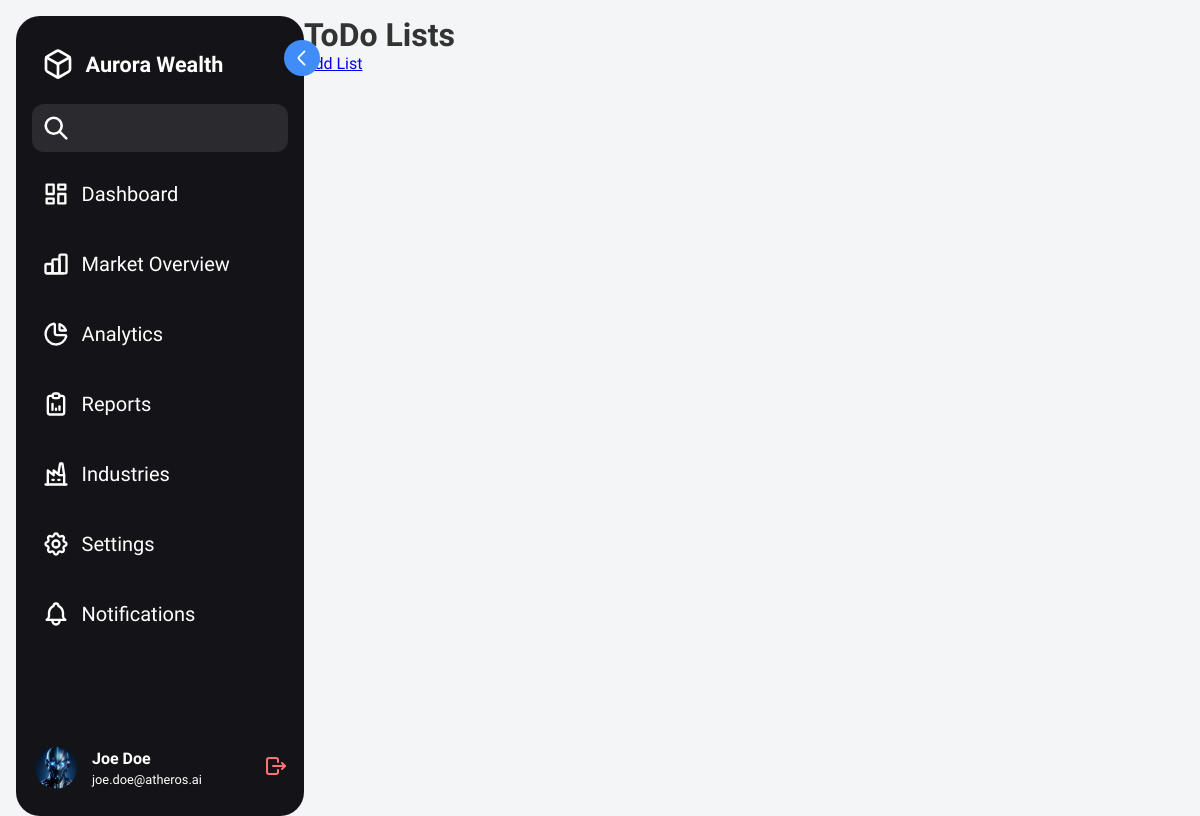
The page /todo/ on the database as committed earlier.
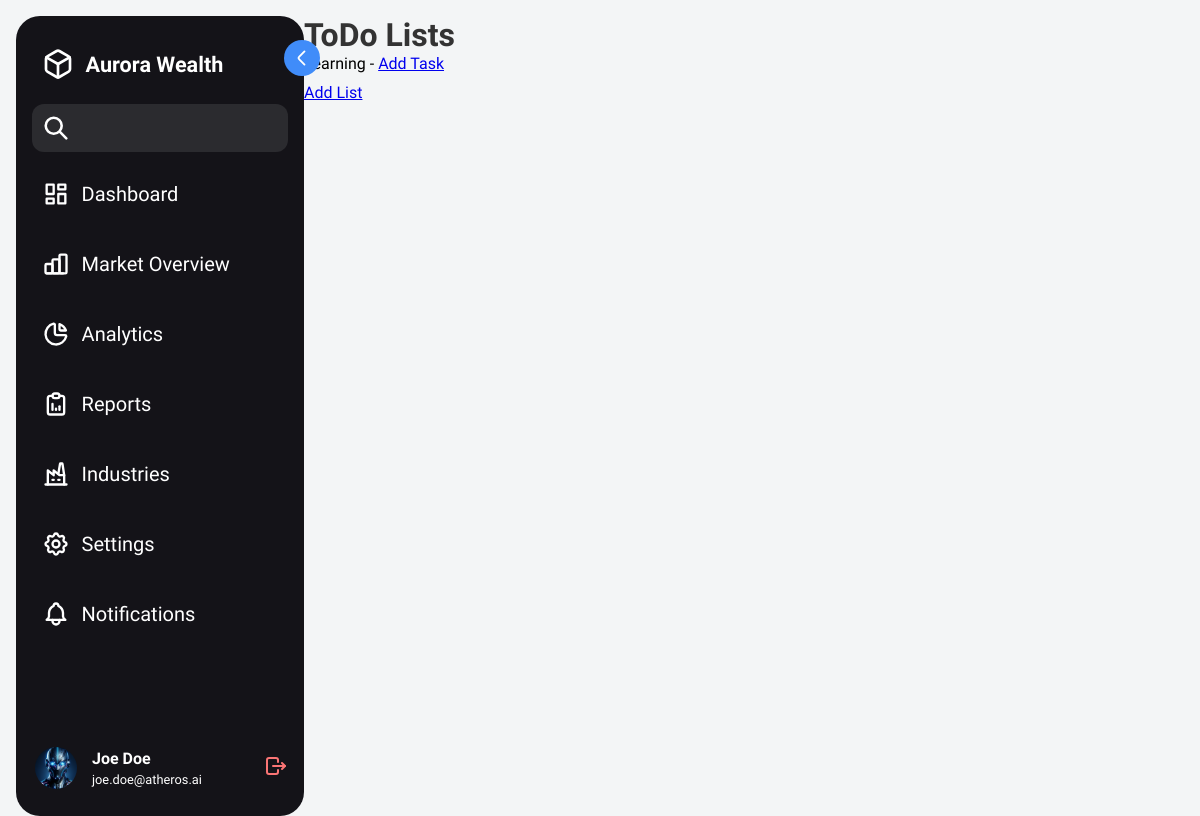
The same page on the database as committed later.
### todoApp/models.py (models this page shows)
class ToDoList(models.Model):
    title = models.CharField(max_length=200)

### todoApp/views.py (the view)
# urls.py: path('', views.index, name='index'),
def index(request):
    lists = ToDoList.objects.all()
    return render(request, 'todoApp/index.html', {'lists': lists})

### todoApp/templates/todoApp/index.html (shortened to what this page needs)
{% load static %}
<!DOCTYPE html>
<html>
<head>
    <link rel="stylesheet" type="text/css" href="{% static 'todoApp/style.css' %}">
    <link rel="stylesheet" type="text/css" href="{% static 'todoApp/style (1).css' %}">
</head>
<body>
    <nav class="sidebar">
      <div class="sidebar-top-wrapper">
        <div class="sidebar-top">
          <a href="#" class="logo__wrapper">
            <img src="{% static 'todoApp/logo.svg' %}" alt="Logo" class="logo-small" />
            <span class="hide company-name"> Aurora Wealth </span>
          </a>
        </div>
        <button class="expand-btn" type="button">
          <svg
            width="16"
            height="16"
            viewBox="0 0 16 16"
            fill="none"
            xmlns="http://www.w3.org/2000/svg"
          >
            <path
              d="M6.00979 2.72L10.3565 7.06667C10.8698 7.58 10.8698 8.42 10.3565 8.93333L6.00979 13.28"
              stroke-width="1.5"
              stroke-miterlimit="10"
              stroke-linecap="round"
              stroke-linejoin="round"
            />
          </svg>
        </button>
      </div>
      <div class="search__wrapper">
        <input type="text" />
      </div>
      <div class="sidebar-links">
        <ul>
          <li>
            <a href="#dashboard" title="Dashboard" class="tooltip">
              <span class="link hide">Dashboard</span>
            </a>
          </li>
          <li>
            <a href="#market-overview" class="tooltip">
              <span class="link hide">Market Overview</span>
            </a>
          </li>
          <li>
            <a href="#analytics" title="Analytics" class="tooltip">
              <span class="link hide">Analytics</span>
            </a>
          </li>
          <li>
            <a href="#reports" title="Reports" class="tooltip">
              <span class="link hide">Reports</span>
            </a>
          </li>
          <li>
            <a href="#industries" title="Industries" class="tooltip">
              <span class="link hide">Industries</span>
            </a>
          </li>
          <li>
            <a href="#settings" title="Settings" class="tooltip">
              <span class="link hide">Settings</span>
            </a>
          </li>
          <li>
            <a href="#notifications" title="Notifications" class="tooltip">
              <span class="link hide">Notifications</span>
            </a>
          </li>
        </ul>
      </div>
      <div class="sidebar__profile">
        <div class="avatar__wrapper">
          <img class="avatar" src="{% static 'todoApp/profile.png' %}" alt="Joe Doe Picture" />
        </div>
        <div class="avatar__name hide">
          <div class="user-name">Joe Doe</div>
          <div class="email">joe.doe@atheros.ai</div>
        </div>
        <a href="#logout" class="logout hide">
        </a>
      </div>
    </nav>
    <div class="main-content">
        <h1>ToDo Lists</h1>
    <ul>
        {% for todo_list in lists %}
            <li>{{ todo_list.title }} - <a href="{% url 'todoApp:add_task' todo_list.id %}">Add Task</a></li>
        {% endfor %}
    </ul>
    <a href="{% url 'todoApp:add_list' %}">Add List</a>
    </div>
</body>
</html>

Rows that differ between the two databases and show on the page:
added ToDoList: title "Learning"
